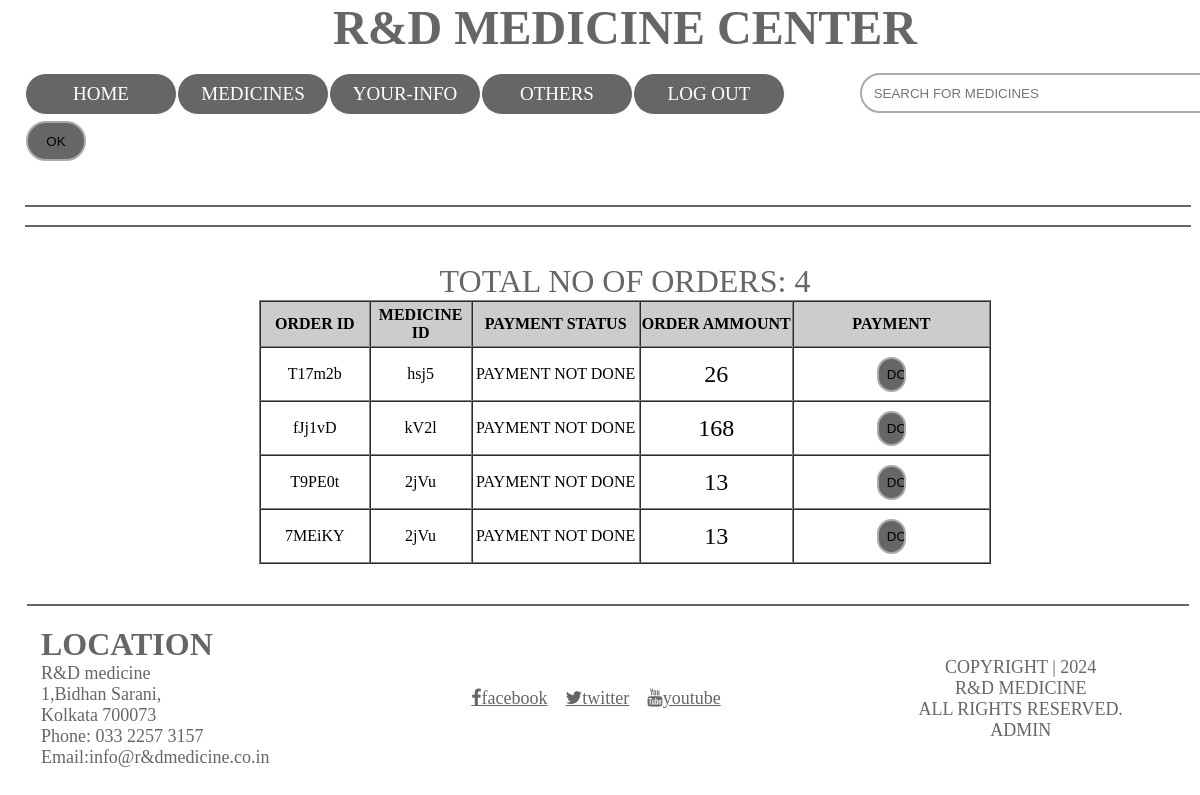
Page /ORDER.php (signed in) on the committed database.
### tables this page shows
CREATE TABLE IF NOT EXISTS `order` (
  `OID` text NOT NULL,
  `GMAIL` text NOT NULL,
  `BID` text NOT NULL,
  `OSTATUS` varchar(20) NOT NULL DEFAULT 'PAYMENT NOT DONE',
  `AMMOUNT` text NOT NULL
);

### ORDER.php (the view, shortened to what this page needs)
<?php
if(isset($_SESSION['gmail']))
		{
			$gmail=$_SESSION['gmail'];
			include('HEADERS\HEADERL.php');
		}
	else
		{
			?>
	<script>
	window.location = "LOGIN.php";
    </script>
    <?php
		}
?>
<HTML>
<link rel="stylesheet"  href="CSS/SEARCHBOX2.CSS">
<body link="white" vlink="#FFFFFF"><center>
<table width="100%" border="0" align="center" cellpadding="0" cellspacing="0">
        		<?php
				include('HEADERS\CONNECTION.php');
				$query11="SELECT * FROM `order` where GMAIL='$gmail'";
				$result= mysqli_query($dbc,$query11);
				$no_of_row= mysqli_num_rows($result);
				?>
        <TR>
        <TD>
        <CENTER><FONT color="#666666" size="6">TOTAL NO OF ORDERS: <?php echo $no_of_row; ?></FONT></CENTER>
        </TD>
        </TR>
        <tr>
        <td height="90" align="center">
		<TABLE width="61%" BORDER=1 CELLSPACING=0 CELLPADDING=0 align="center">
			<TR>
				<TH width="15%" height="46" bgcolor="#CCCCCC">ORDER ID</TH>
              <TH width="14%" bgcolor="#CCCCCC">MEDICINE ID</TH>
              <TH width="23%" bgcolor="#CCCCCC">PAYMENT STATUS</TH>
              <TH width="21%" bgcolor="#CCCCCC">ORDER AMMOUNT</TH>
              <TH width="27%" bgcolor="#CCCCCC">PAYMENT</TH>
		  </TR>
			<?php
				for($i=0;$i<$no_of_row;$i++)
				{
					$row_value= mysqli_fetch_array($result);
				?>
				<tr>
			    <td height="54" align="center" FONT SIZE=5><?php echo $row_value['OID'];?></td>
				<td align="center"><?php echo $row_value['BID'];?></td>
                <td align="center"><?php echo $row_value['OSTATUS'];?></td>
                <td align="center"><font size="5"><?php echo $row_value['AMMOUNT'];?></font></td>
                <td align="center">
                <form action="PAYMENT.php" method="post">
                <?PHP
                $nm=$row_value['OSTATUS'];
				$bk='PAYMENT COMPLETE';
				if($nm!=$bk)
				{
				?>
        		<INPUT TYPE="SUBMIT"NAME="SUB"VALUE="DO">
                <?php
                }
				else
				{
					echo "&nbsp;";
				}
				?>
                </form>
                </td>
				</tr>
				<?php
				}
				?>
    </TABLE>
    </td>
  </tr>
  <TR><TD>&nbsp;</TD></tr>
</table>
</center>
</body>
</html>
<?php
include('HEADERS\BOTTOMHEADER2.php');
?>

### HEADERS/HEADERL.php (style rules this page uses)
body { margin-left: 20px; width:100%; overflow-x:hidden; height: 100%; }
* { margin: 0px; padding: 0px; }

### HEADERS/BOTTOMHEADER2.php (style rules this page uses)
body { width:100%; margin-left: 25px; overflow-x:hidden; }

### rows in the picture
order: OID "T17m2b", BID "hsj5", OSTATUS "PAYMENT NOT DONE", AMMOUNT "26"
order: OID "fJj1vD", BID "kV2l", OSTATUS "PAYMENT NOT DONE", AMMOUNT "168"
order: OID "T9PE0t", BID "2jVu", OSTATUS "PAYMENT NOT DONE", AMMOUNT "13"
order: OID "7MEiKY", BID "2jVu", OSTATUS "PAYMENT NOT DONE", AMMOUNT "13"

### other values in the picture
$no_of_row "4"
